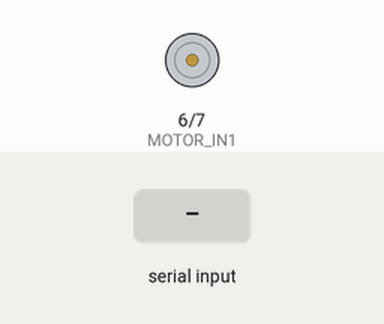
Recording of a sketch running on a simulated Arduino Uno, built with avr-gcc and run on an emulated ATmega328P. Shown: motor-driver pin pairs drawn as motors (green arrow = first pin HIGH = forward, orange = second pin HIGH = backward, longer = more drive, scaled by the enable pin). Inputs (shaded band) come from the test bench.

Above: at 1.2 s.
1.3 s: "F" received over Serial
At 2.5 s:
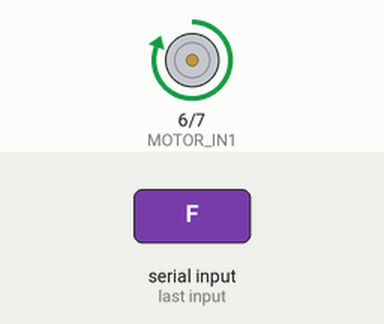
2.8 s: "B" received over Serial
At 3.7 s:
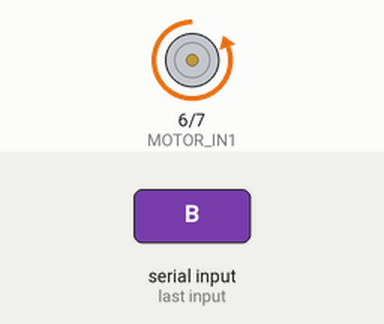
4.3 s: "S" received over Serial
At 4.8 s:
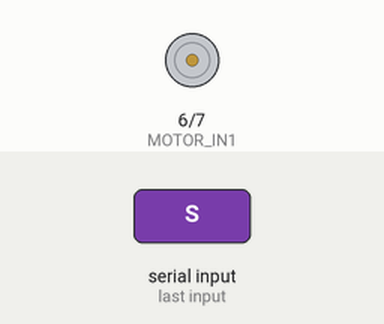
Timing chart, 0 to 7.3 s (numbered marks = the images above; inputs shaded):
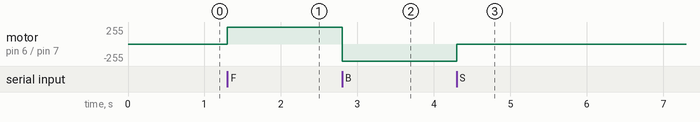

The sketch:

arduino_control.ino
```cpp
// Arduino sketch for controlling a DC motor via ROS 2

// Define motor control pins
#define MOTOR_ENA 5 // Enable pin for motor A
#define MOTOR_IN1 6 // Input 1 pin for motor A
#define MOTOR_IN2 7 // Input 2 pin for motor A

// Define serial communication parameters
#define BAUD_RATE 9600

// Variables to store received commands
char command;
int speed;

void setup() {
  // Initialize serial communication
  Serial.begin(BAUD_RATE);

  // Set motor control pins as outputs
  pinMode(MOTOR_ENA, OUTPUT);
  pinMode(MOTOR_IN1, OUTPUT);
  pinMode(MOTOR_IN2, OUTPUT);

  // Initially stop the motor
  stopMotor();
}

void loop() {
  // Check if data is available to read from serial
  if (Serial.available() > 0) {
    // Read the incoming command
    command = Serial.read();

    // Execute command
    switch (command) {
      case 'F':
        speed = 255; // Forward at full speed
        runMotor(speed, HIGH, LOW);
        break;
      case 'B':
        speed = 255; // Backward at full speed
        runMotor(speed, LOW, HIGH);
        break;
      case 'S':
        stopMotor();
        break;
    }
  }
}

// Function to control motor movement
void runMotor(int speed, int dir1, int dir2) {
  analogWrite(MOTOR_ENA, speed); // Set motor speed
  digitalWrite(MOTOR_IN1, dir1); // Set motor direction
  digitalWrite(MOTOR_IN2, dir2);
}

// Function to stop the motor
void stopMotor() {
  analogWrite(MOTOR_ENA, 0); // Turn off motor
  digitalWrite(MOTOR_IN1, LOW); // Set both motor inputs to LOW
  digitalWrite(MOTOR_IN2, LOW);
}
```

Measured:
- after the input at 1.3 s, motor on pin 6 (MOTOR_IN1) / pin 7 (MOTOR_IN2): stopped → forward 255/255 at once
- after the input at 2.8 s, motor on pin 6 (MOTOR_IN1) / pin 7 (MOTOR_IN2): forward 255/255 → backward 255/255 at once
- after the input at 4.3 s, motor on pin 6 (MOTOR_IN1) / pin 7 (MOTOR_IN2): backward 255/255 → stopped at once
